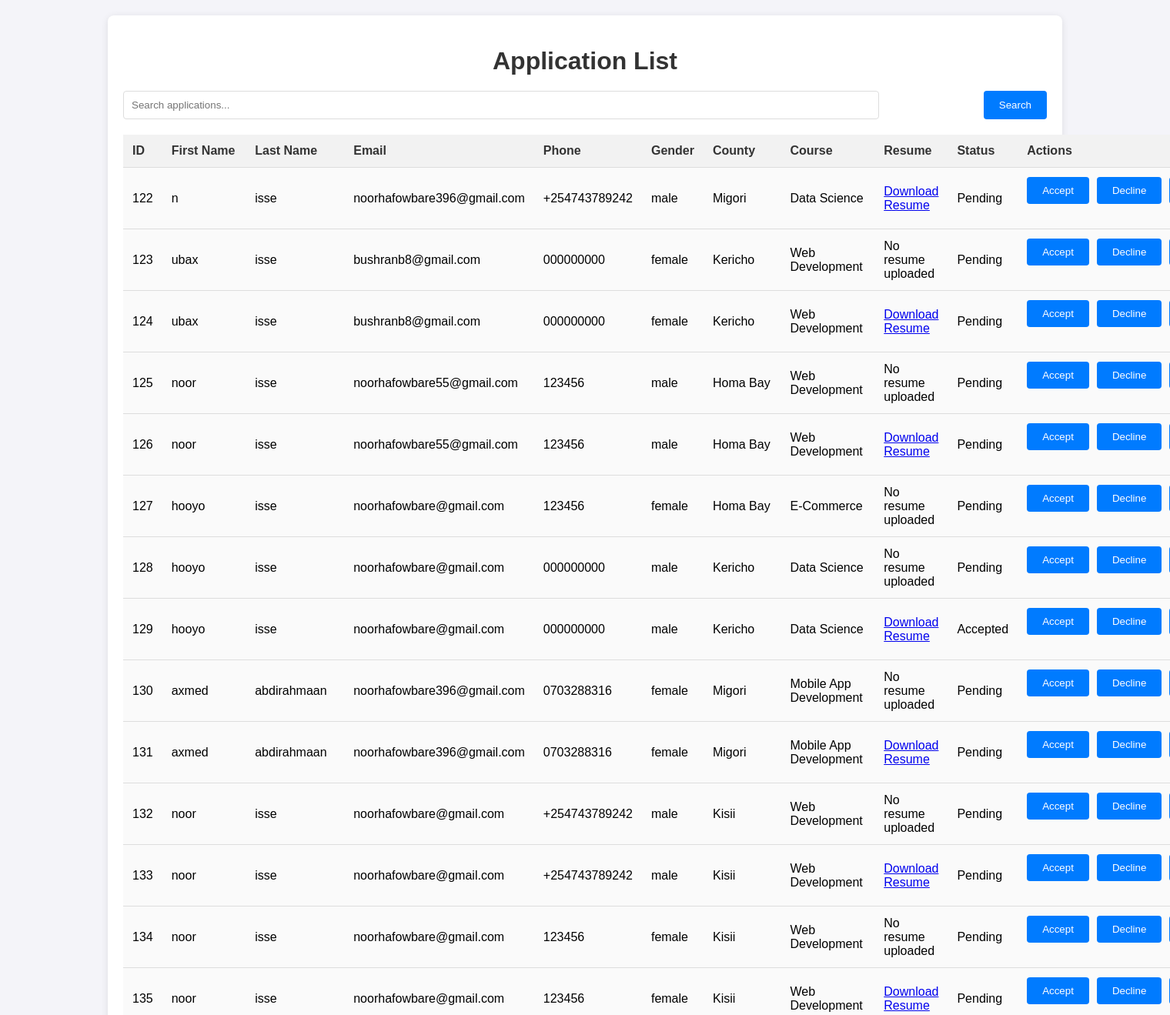
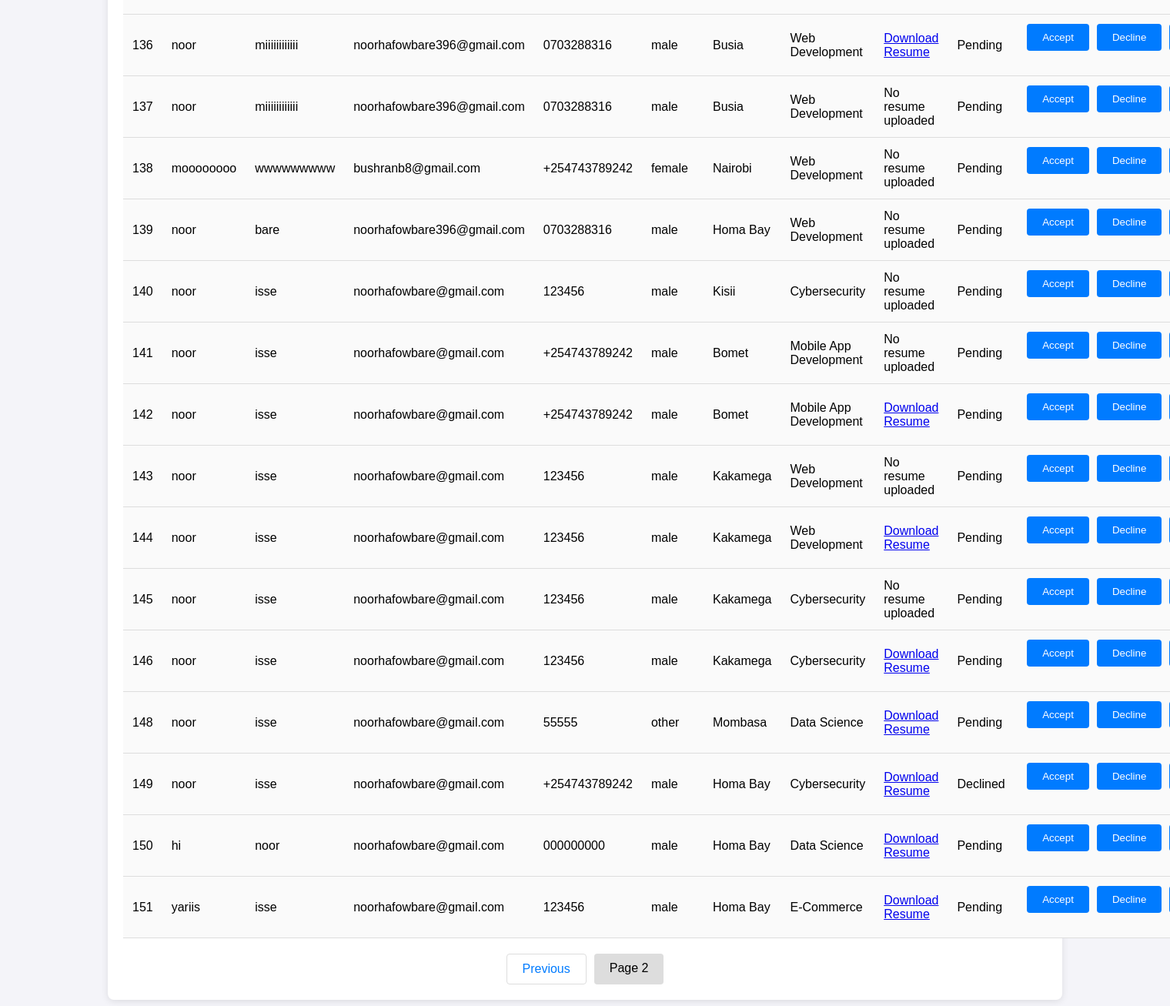
The page /admin/applications?page=2&search= on the database as committed earlier (2 pictures, top to bottom).
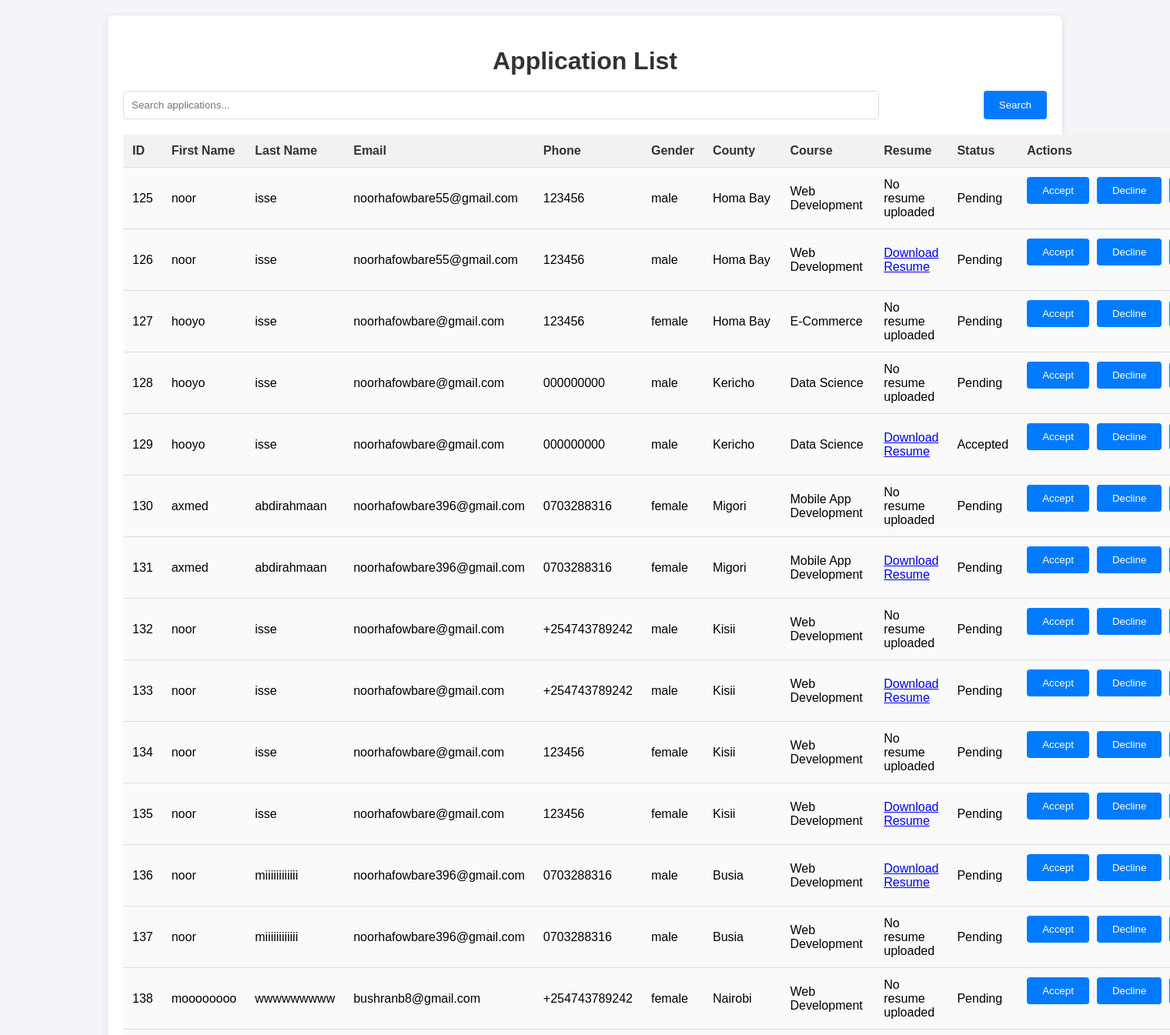
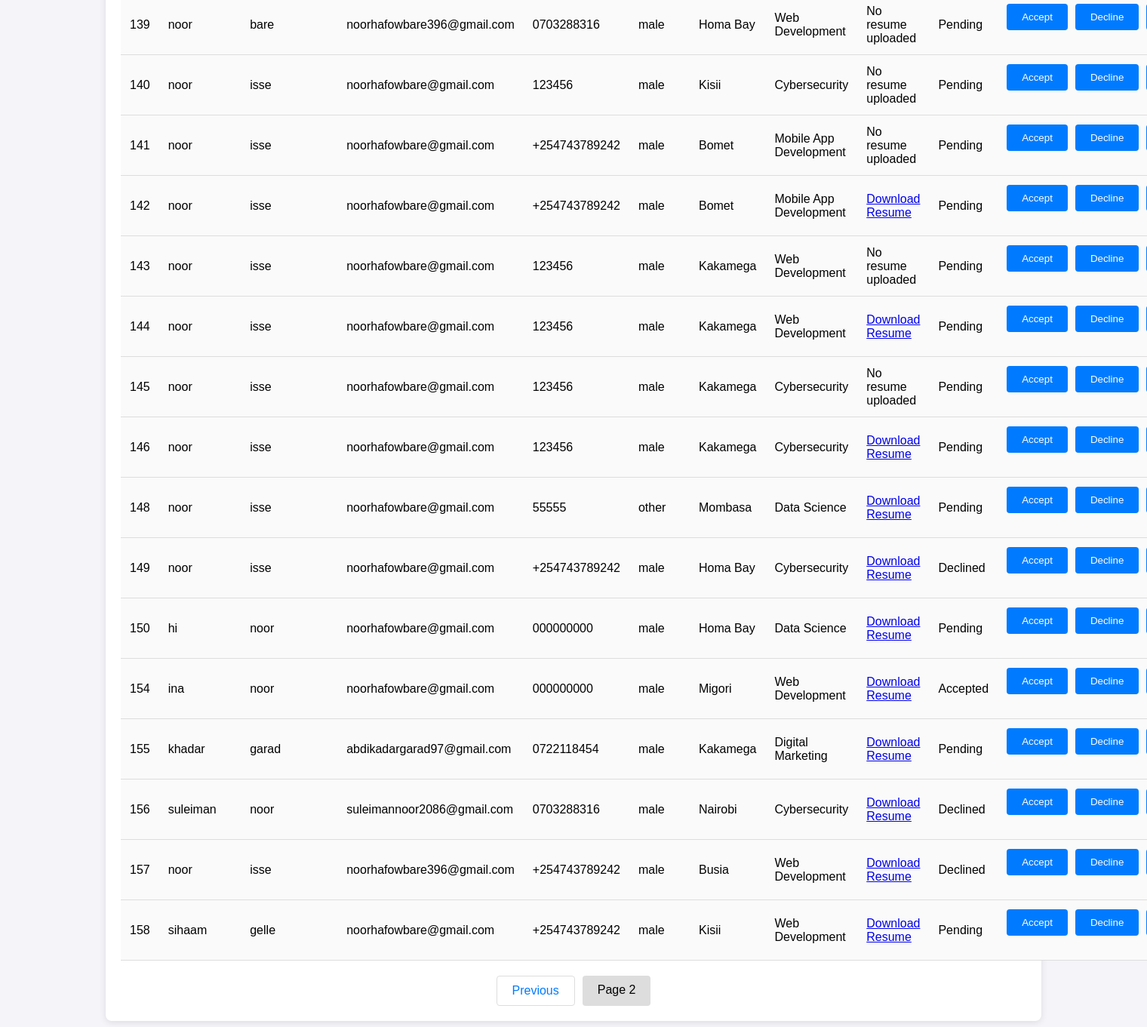
The same page on the database as committed later (2 pictures, top to bottom).
### tables this page shows
CREATE TABLE applications (
                    id INTEGER PRIMARY KEY AUTOINCREMENT,
                    first_name TEXT NOT NULL,
                    last_name TEXT NOT NULL,
                    email TEXT NOT NULL,
                    phone TEXT NOT NULL,
                    gender TEXT NOT NULL,
                    county TEXT NOT NULL,
                    course TEXT NOT NULL
                , status TEXT DEFAULT 'Pending', resume_path TEXT);

### app.py (the view)
@app.route('/admin/applications')
def view_applications():
    search = request.args.get('search', '')  # Search functionality
    page = request.args.get('page', 1, type=int)
    per_page = 80  # Number of records per page
    offset = (page - 1) * per_page
    conn = get_db_connection()
    search_query = f"%{search}%"  # Format search term for SQL LIKE
    applications = conn.execute(
        'SELECT * FROM applications WHERE first_name LIKE ? OR last_name LIKE ? LIMIT ? OFFSET ?',
        (search_query, search_query, per_page, offset)
    ).fetchall()
    total_query = 'SELECT COUNT(*) FROM applications WHERE first_name LIKE ? OR last_name LIKE ?'
    total = conn.execute(total_query, (search_query, search_query)).fetchone()[0]
    conn.close()
    return render_template('applications.html', applications=applications, page=page, per_page=per_page, total=total, search=search)

### app.py (called while the page is built)
def get_db_connection():
    conn = sqlite3.connect('database.db')
    conn.row_factory = sqlite3.Row
    return conn

### templates/applications.html (shortened to what this page needs)
<!DOCTYPE html>
<html lang="en">
  <head>
    <link
      rel="stylesheet"
      href="{{ url_for('static', filename='css/applications.css') }}"
    />
    <link
      href="https://cdn.jsdelivr.net/npm/sweetalert2@11/dist/sweetalert2.min.css"
      rel="stylesheet"
    />
  </head>
  <body>
    <div class="container">
      <h1>Application List</h1>
      <form
        method="get"
        action="{{ url_for('view_applications') }}"
        style="margin-bottom: 20px"
      >
        <input
          type="text"
          name="search"
          placeholder="Search applications..."
          value="{{ search }}"
        />
        <button type="submit">Search</button>
      </form>
      <table>
        <thead>
          <tr>
            <th>ID</th>
            <th>First Name</th>
            <th>Last Name</th>
            <th>Email</th>
            <th>Phone</th>
            <th>Gender</th>
            <th>County</th>
            <th>Course</th>
            <th>Resume</th>
            <th>Status</th>
            <th>Actions</th>
          </tr>
        </thead>
        <tbody>
          {% for application in applications %}
          <tr>
            <td>{{ application.id }}</td>
            <td>{{ application.first_name }}</td>
            <td>{{ application.last_name }}</td>
            <td>{{ application.email }}</td>
            <td>{{ application.phone }}</td>
            <td>{{ application.gender }}</td>
            <td>{{ application.county }}</td>
            <td>{{ application.course }}</td>
            <td>
              {% if application.resume_path %}
              <a
                href="{{ url_for('download_file', filename=application.resume_path.split('/')[-1]) }}"
                target="_blank"
                >Download Resume</a
              >
              {% else %} No resume uploaded {% endif %}
            </td>
            <td>
              <span class="status-label {{ application.status | lower }}"
                >{{ application.status }}</span
              >
            </td>
            <td>
              <div class="actions-container">
                <form
                  action="/accept_application/{{ application.id }}"
                  method="POST"
                  style="display: inline"
                >
                  <button type="submit" class="btn btn-success">Accept</button>
                </form>
                <form
                  action="/decline_application/{{ application.id }}"
                  method="POST"
                  style="display: inline"
                >
                  <button type="submit" class="btn btn-danger">Decline</button>
                </form>
              </div>
            </td>
          </tr>
          {% endfor %}
        </tbody>
      </table>
      <div class="pagination">
        {% if page > 1 %}
        <a href="{{ url_for('view_applications', page=page-1, search=search) }}"
          >Previous</a
        >
        {% endif %}
        <span>Page {{ page }}</span>
      </div>
    </div>
  </body>
</html>

### static/css/applications.css (style rules this page uses)
body { font-family: Arial, sans-serif; background-color: #f4f4f9; margin: 0; padding: 0; }
.container { width: 90%; max-width: 1200px; margin: 20px auto; padding: 20px; background-color: #fff; border-radius: 8px; box-shadow: 0 2px 10px rgba(0, 0, 0, 0.1); }
h1 { text-align: center; color: #333; font-size: 2rem; margin-bottom: 20px; }
form { display: flex; justify-content: space-between; margin-bottom: 20px; }
input[type="text"] { padding: 10px; width: 80%; border: 1px solid #ddd; border-radius: 4px; }
button[type="submit"] { padding: 10px 20px; background-color: #007bff; border: none; border-radius: 4px; color: white; cursor: pointer; transition: background-color 0.3s ease; }
table { width: 100%; border-collapse: collapse; margin-top: 20px; }
th, td { padding: 12px; text-align: left; border-bottom: 1px solid #ddd; }
th, tr { border-bottom: 1px solid #ddd; }
tr th { background-color: #f2f2f2; color: #333; }
td { background-color: #fafafa; }
tr:nth-child(even) { background-color: #f9f9f9; }
tr:nth-child(odd) { background-color: #ffffff; }
.actions-container { display: flex; gap: 10px; }
.btn { padding: 8px 16px; border: none; border-radius: 4px; cursor: pointer; transition: background-color 0.3s ease; }
.btn-success { background-color: #28a745; color: white; }
.btn-danger { background-color: #dc3545; color: white; }
.pagination { display: flex; justify-content: center; margin-top: 20px; }
.pagination a { padding: 10px 20px; text-decoration: none; color: #007bff; border: 1px solid #ddd; border-radius: 4px; margin: 0 5px; transition: background-color 0.3s ease; }
.pagination span { padding: 10px 20px; margin: 0 5px; background-color: #ddd; border-radius: 4px; }

Rows that differ between the two databases and show on the page:
no longer on this page (row unchanged): applications: id "122", first_name "n", last_name "isse", email "noorhafowbare396@gmail.com", phone "+254743789242", gender "male", county "Migori", course "Data Science", status "Pending"
no longer on this page (row edited): applications: id "123", first_name "ubax", last_name "isse", email "bushranb8@gmail.com", phone "000000000", gender "female", county "Kericho", course "Web Development", shows "No resume uploaded", status "Pending"
no longer on this page (row edited): applications: id "124", first_name "ubax", last_name "isse", email "bushranb8@gmail.com", phone "000000000", gender "female", county "Kericho", course "Web Development", status "Pending"
removed applications: id "151", first_name "yariis", last_name "isse", email "noorhafowbare@gmail.com", phone "123456", gender "male", county "Homa Bay", course "E-Commerce", status "Pending"
added applications: id "154", first_name "ina", last_name "noor", email "noorhafowbare@gmail.com", phone "000000000", gender "male", county "Migori", course "Web Development", status "Accepted"
added applications: id "155", first_name "khadar", last_name "garad", email "abdikadargarad97@gmail.com", phone "0722118454", gender "male", county "Kakamega", course "Digital Marketing", status "Pending"
added applications: id "156", first_name "suleiman", last_name "noor", email "suleimannoor2086@gmail.com", phone "0703288316", gender "male", county "Nairobi", course "Cybersecurity", status "Declined"
added applications: id "157", first_name "noor", last_name "isse", email "noorhafowbare396@gmail.com", phone "+254743789242", gender "male", county "Busia", course "Web Development", status "Declined"
added applications: id "158", first_name "sihaam", last_name "gelle", email "noorhafowbare@gmail.com", phone "+254743789242", gender "male", county "Kisii", course "Web Development", status "Pending"
